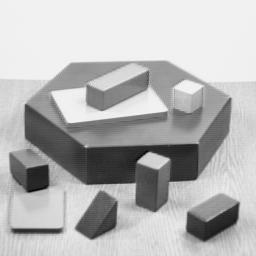
#> input picture pythonOpencv/data/forharri.jpg, 256 x 256 px
$ python imageRead.py --image data/forharri.jpg   (Python 2 division)
#> lines starting #> are read from the running program, lines starting #| are printed output that depends on the picture
import argparse
import cv2

ap=argparse.ArgumentParser()
ap.add_argument("-i","--image",required=True,help="Path to image")

args=vars(ap.parse_args())

image=cv2.imread(args["image"])
#> image is the input picture: shape (256, 256, 3); min 0, max 252, mean 182.8

print "Width: %d px" % (image.shape[1])
#| Width: 256 px
print "height: %d px" % (image.shape[0])
#| height: 256 px
print "channels: %d " % (image.shape[2])
#| channels: 3

(b,g,r)=image[0,0]
#> b = 240; g = 240; r = 240

print "Pixel at (0,0) b:%d ,g:%d ,r:%d" % (b,g,r)
#| Pixel at (0,0) b:240 ,g:240 ,r:240
def hk(t):
    for i in range(len(t)):
             t[i]=254-t[i]
for i in range(image.shape[0]):
   for j in range(image.shape[1]):
             t=image[i,j]
             hk(t)
             image[i,j]=t
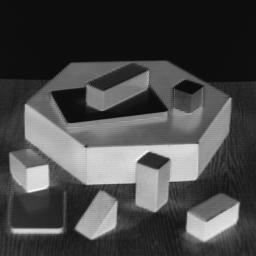
#> image: shape (256, 256, 3); min 2, max 254, mean 71.2

cv2.imshow("Image",image)
cv2.waitKey(0)

$ run again, on pythonOpencv/data/tanu.jpg
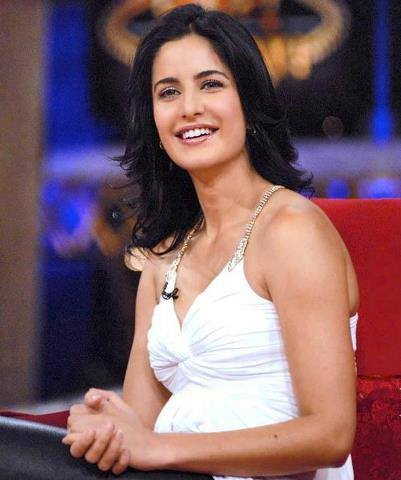
#> input picture pythonOpencv/data/tanu.jpg, 401 x 480 px
#> image is the input picture: shape (480, 401, 3); mean B, G, R 101.3, 93.7, 124.9
#| Width: 401 px
#| height: 480 px
#| channels: 3
#> b = 63; r = 99
#| Pixel at (0,0) b:63 ,g:63 ,r:99
#> after the loop `for i in range(image.shape[0]):`:
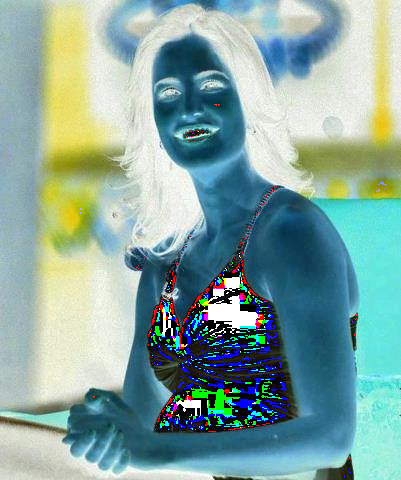
#> image: shape (480, 401, 3); mean B, G, R 159.7, 165.8, 132.7
